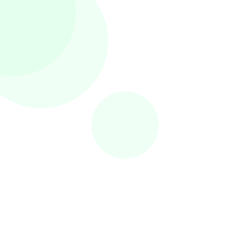
Frame 1 (no input)
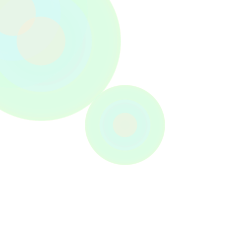
Frame 60 (the mouse pressed at the canvas centre just before this capture)
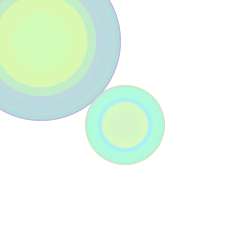
Frame 120 (the mouse held since frame 60 and released just before this capture)

The Processing sketch that drew these frames (run headless with seeded random() and noise(); from frame 60 on, the mouse is pressed at the canvas centre):

// Processing sketch: processing_177174
// ── processing_177174.pde

int counter;

void setup() {  //setup function called initially, only once
  size(250, 250);
  background(255);  //set background white
  colorMode(HSB);   //set colors to Hue, Saturation, Brightness mode
  counter = 0;
}

void draw() {  //draw function loops 
  counter++;
  noStroke();
  fill(random(155),40,1005,100);
  
  if(mousePressed == true) { //add some interaction
    fill(random(155),90,1055,150);
    ellipse(width/2, height/2, 80*sin(counter), 80*sin(counter));
    fill(random(255),95,1060,155);
    ellipse(width/6, height/6, 160*sin(counter), 160*sin(counter));
  }
  else {
    ellipse(width/2, height/2, 80*sin(counter), 80*sin(counter));
    ellipse(width/6, height/6, 160*sin(counter), 160*sin(counter));
    ellipse(width/18, height/18, 150*sin(counter), 150*sin(counter));
  }
}
